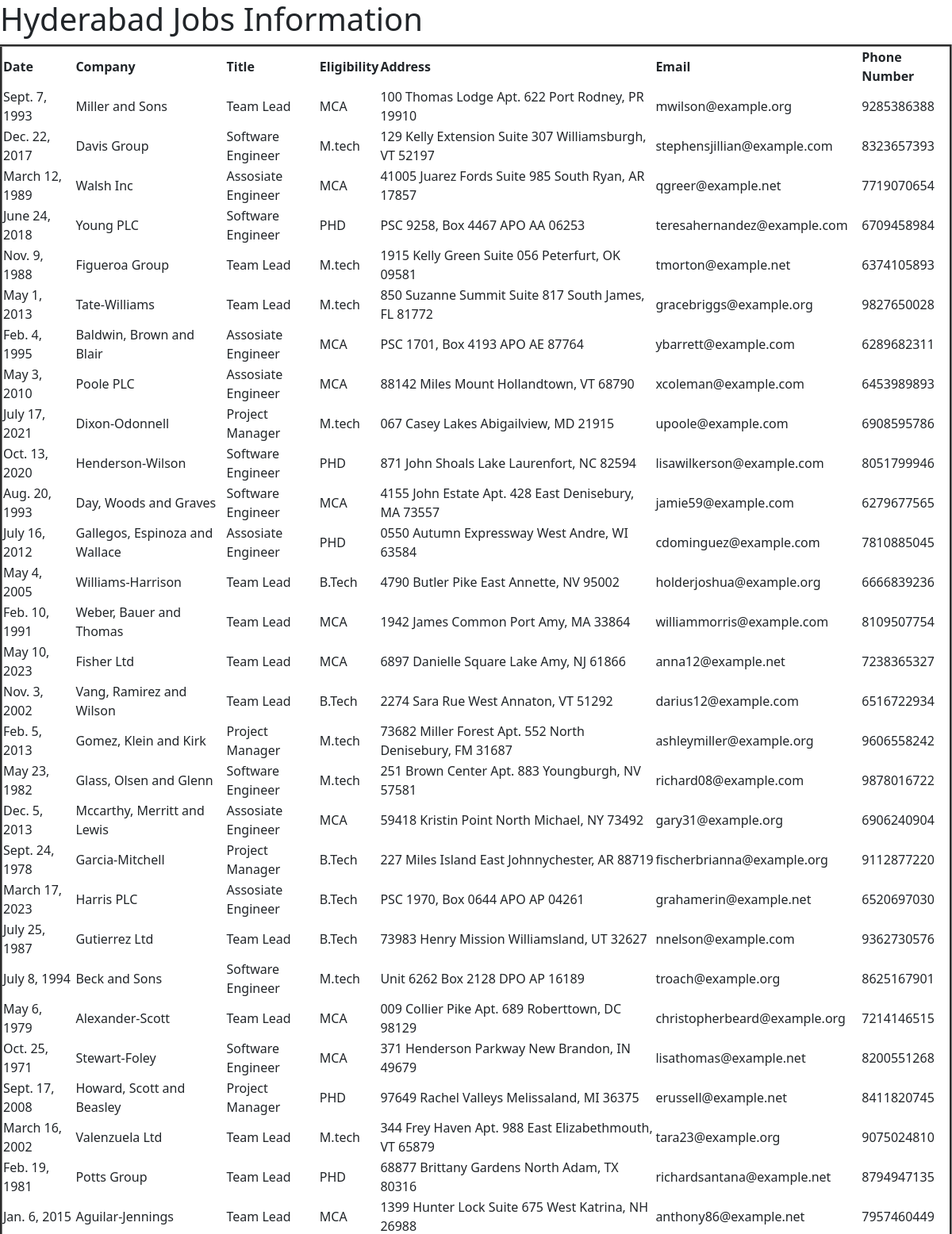
Screenshot of /hydjobs/ (upper part) with the database file from the repository.
### jobsapp/models.py (models this page shows)
class HydJobs(models.Model):
    date = models.DateField()
    company = models.CharField(max_length=30)
    title=models.CharField(max_length=30)
    eligibility = models.CharField(max_length=30)
    address = models.CharField(max_length=100)
    email = models.EmailField()
    phonenumber=models.BigIntegerField()

### jobsapp/views.py (the view)
# urls.py: path('hydjobs/', views.hydjobs_view),
def hydjobs_view(request):
    hydjobslist1 = HydJobs.objects.all()
    mydict = {'hydjobslist':hydjobslist1}
    return render(request,'jobsapp/alljobs.html',mydict)

### templates/jobsapp/alljobs.html (shortened to what this page needs)
<!DOCTYPE html>
{% load static %}
<html lang="en" dir="ltr">
<head>
    <link href="https://cdn.jsdelivr.net/npm/bootstrap@5.3.1/dist/css/bootstrap.min.css" rel="stylesheet">
</head>
<link rel="stylesheet" href="{% static 'css/jobs.css'%}">
<body>
{% if hydjobslist %}
<h1>Hyderabad Jobs Information</h1>
<table border="3">
    <thead>
        <th>Date</th>
        <th>Company</th>
        <th>Title</th>
        <th>Eligibility</th>
        <th>Address</th>
        <th>Email</th>
        <th>Phone Number</th>
    </thead>
    {% for job in hydjobslist %}
    <tr>
        <td>{{job.date}}</td>
        <td>{{job.company}}</td>
        <td>{{job.title}}</td>
        <td>{{job.eligibility}}</td>
        <td>{{job.address}}</td>
        <td>{{job.email}}</td>
        <td>{{job.phonenumber}}</td>
    </tr>
    {% endfor %}
</table>
{% else %}
<p>No Jobs available on your search</p>
{% endif %}
</body>
</html>

### rows the page displays
HydJobs: date "Sept. 7, 1993", company "Miller and Sons", title "Team Lead", eligibility "MCA", address "100 Thomas Lodge Apt. 622 Port Rodney, PR 19910", email "mwilson@example.org", phonenumber "9285386388"
HydJobs: date "Dec. 22, 2017", company "Davis Group", title "Software Engineer", eligibility "M.tech", address "129 Kelly Extension Suite 307 Williamsburgh, VT 52197", email "stephensjillian@example.com", phonenumber "8323657393"
HydJobs: date "March 12, 1989", company "Walsh Inc", title "Assosiate Engineer", eligibility "MCA", address "41005 Juarez Fords Suite 985 South Ryan, AR 17857", email "qgreer@example.net", phonenumber "7719070654"
HydJobs: date "June 24, 2018", company "Young PLC", title "Software Engineer", eligibility "PHD", address "PSC 9258, Box 4467 APO AA 06253", email "teresahernandez@example.com", phonenumber "6709458984"
HydJobs: date "Nov. 9, 1988", company "Figueroa Group", title "Team Lead", eligibility "M.tech", address "1915 Kelly Green Suite 056 Peterfurt, OK 09581", email "tmorton@example.net", phonenumber "6374105893"
HydJobs: date "May 1, 2013", company "Tate-Williams", title "Team Lead", eligibility "M.tech", address "850 Suzanne Summit Suite 817 South James, FL 81772", email "gracebriggs@example.org", phonenumber "9827650028"
HydJobs: date "Feb. 4, 1995", company "Baldwin, Brown and Blair", title "Assosiate Engineer", eligibility "MCA", address "PSC 1701, Box 4193 APO AE 87764", email "ybarrett@example.com", phonenumber "6289682311"
HydJobs: date "May 3, 2010", company "Poole PLC", title "Assosiate Engineer", eligibility "MCA", address "88142 Miles Mount Hollandtown, VT 68790", email "xcoleman@example.com", phonenumber "6453989893"
HydJobs: date "July 17, 2021", company "Dixon-Odonnell", title "Project Manager", eligibility "M.tech", address "067 Casey Lakes Abigailview, MD 21915", email "upoole@example.com", phonenumber "6908595786"
HydJobs: date "Oct. 13, 2020", company "Henderson-Wilson", title "Software Engineer", eligibility "PHD", address "871 John Shoals Lake Laurenfort, NC 82594", email "lisawilkerson@example.com", phonenumber "8051799946"
HydJobs: date "Aug. 20, 1993", company "Day, Woods and Graves", title "Software Engineer", eligibility "MCA", address "4155 John Estate Apt. 428 East Denisebury, MA 73557", email "jamie59@example.com", phonenumber "6279677565"
HydJobs: date "July 16, 2012", company "Gallegos, Espinoza and Wallace", title "Assosiate Engineer", eligibility "PHD", address "0550 Autumn Expressway West Andre, WI 63584", email "cdominguez@example.com", phonenumber "7810885045"
HydJobs: date "May 4, 2005", company "Williams-Harrison", title "Team Lead", eligibility "B.Tech", address "4790 Butler Pike East Annette, NV 95002", email "holderjoshua@example.org", phonenumber "6666839236"
HydJobs: date "Feb. 10, 1991", company "Weber, Bauer and Thomas", title "Team Lead", eligibility "MCA", address "1942 James Common Port Amy, MA 33864", email "williammorris@example.com", phonenumber "8109507754"
HydJobs: date "May 10, 2023", company "Fisher Ltd", title "Team Lead", eligibility "MCA", address "6897 Danielle Square Lake Amy, NJ 61866", email "anna12@example.net", phonenumber "7238365327"
HydJobs: date "Nov. 3, 2002", company "Vang, Ramirez and Wilson", title "Team Lead", eligibility "B.Tech", address "2274 Sara Rue West Annaton, VT 51292", email "darius12@example.com", phonenumber "6516722934"
HydJobs: date "Feb. 5, 2013", company "Gomez, Klein and Kirk", title "Project Manager", eligibility "M.tech", address "73682 Miller Forest Apt. 552 North Denisebury, FM 31687", email "ashleymiller@example.org", phonenumber "9606558242"
HydJobs: date "May 23, 1982", company "Glass, Olsen and Glenn", title "Software Engineer", eligibility "M.tech", address "251 Brown Center Apt. 883 Youngburgh, NV 57581", email "richard08@example.com", phonenumber "9878016722"
HydJobs: date "Dec. 5, 2013", company "Mccarthy, Merritt and Lewis", title "Assosiate Engineer", eligibility "MCA", address "59418 Kristin Point North Michael, NY 73492", email "gary31@example.org", phonenumber "6906240904"
HydJobs: date "Sept. 24, 1978", company "Garcia-Mitchell", title "Project Manager", eligibility "B.Tech", address "227 Miles Island East Johnnychester, AR 88719", email "fischerbrianna@example.org", phonenumber "9112877220"
HydJobs: date "March 17, 2023", company "Harris PLC", title "Assosiate Engineer", eligibility "B.Tech", address "PSC 1970, Box 0644 APO AP 04261", email "grahamerin@example.net", phonenumber "6520697030"
HydJobs: date "July 25, 1987", company "Gutierrez Ltd", title "Team Lead", eligibility "B.Tech", address "73983 Henry Mission Williamsland, UT 32627", email "nnelson@example.com", phonenumber "9362730576"
HydJobs: date "July 8, 1994", company "Beck and Sons", title "Software Engineer", eligibility "M.tech", address "Unit 6262 Box 2128 DPO AP 16189", email "troach@example.org", phonenumber "8625167901"
HydJobs: date "May 6, 1979", company "Alexander-Scott", title "Team Lead", eligibility "MCA", address "009 Collier Pike Apt. 689 Roberttown, DC 98129", email "christopherbeard@example.org", phonenumber "7214146515"
HydJobs: date "Oct. 25, 1971", company "Stewart-Foley", title "Software Engineer", eligibility "MCA", address "371 Henderson Parkway New Brandon, IN 49679", email "lisathomas@example.net", phonenumber "8200551268"
HydJobs: date "Sept. 17, 2008", company "Howard, Scott and Beasley", title "Project Manager", eligibility "PHD", address "97649 Rachel Valleys Melissaland, MI 36375", email "erussell@example.net", phonenumber "8411820745"
HydJobs: date "March 16, 2002", company "Valenzuela Ltd", title "Team Lead", eligibility "M.tech", address "344 Frey Haven Apt. 988 East Elizabethmouth, VT 65879", email "tara23@example.org", phonenumber "9075024810"
HydJobs: date "Feb. 19, 1981", company "Potts Group", title "Team Lead", eligibility "PHD", address "68877 Brittany Gardens North Adam, TX 80316", email "richardsantana@example.net", phonenumber "8794947135"
HydJobs: date "Jan. 6, 2015", company "Aguilar-Jennings", title "Team Lead", eligibility "MCA", address "1399 Hunter Lock Suite 675 West Katrina, NH 26988", email "anthony86@example.net", phonenumber "7957460449"
